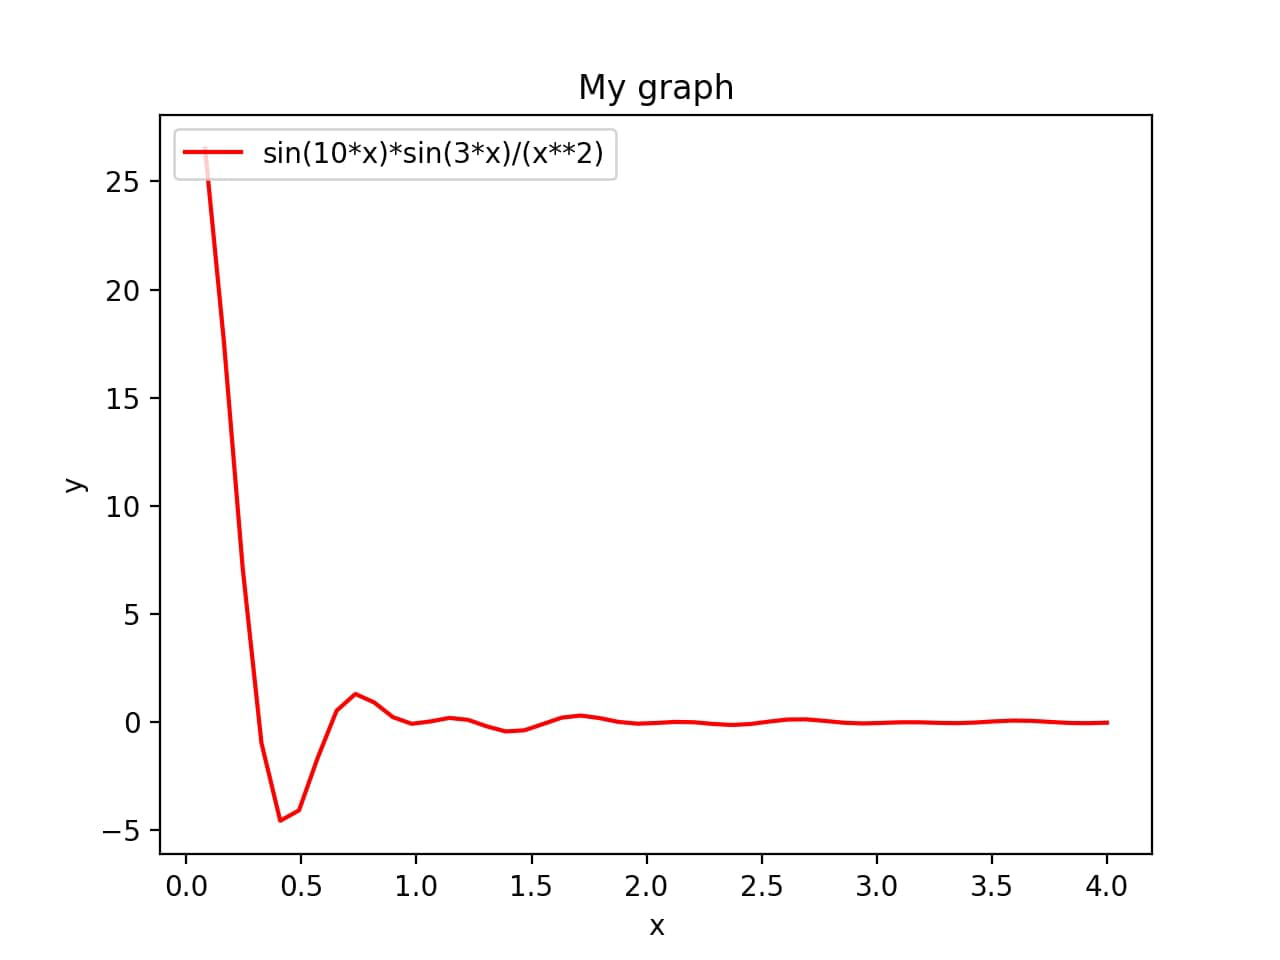

Write Python code to recreate this figure.
from numpy import *
import matplotlib.pyplot as plt
import pylab

x = linspace(0,4)
y = sin(10*x)*sin(3*x)/(x**2)

plt.plot(x, y, 'r-', label = 'sin(10*x)*sin(3*x)/(x**2)')
plt.xlabel('x')
plt.ylabel('y')
plt.title('My graph')
plt.legend(['sin(10*x)*sin(3*x)/(x**2)'],
        loc='upper left')

pylab.savefig('file2.png',dpi=200)
plt.show()